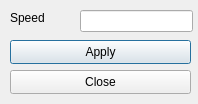
<?xml version="1.0" encoding="UTF-8"?>
<ui version="4.0">
 <class>SpeedDialog</class>
 <widget class="QDialog" name="SpeedDialog">
  <property name="geometry">
   <rect>
    <x>0</x>
    <y>0</y>
    <width>198</width>
    <height>104</height>
   </rect>
  </property>
  <property name="windowTitle">
   <string>Dialog</string>
  </property>
  <widget class="QLabel" name="label">
   <property name="geometry">
    <rect>
     <x>10</x>
     <y>10</y>
     <width>61</width>
     <height>16</height>
    </rect>
   </property>
   <property name="text">
    <string>Speed</string>
   </property>
  </widget>
  <widget class="QLineEdit" name="editSpeed">
   <property name="geometry">
    <rect>
     <x>80</x>
     <y>10</y>
     <width>113</width>
     <height>22</height>
    </rect>
   </property>
   <property name="text">
    <string> </string>
   </property>
  </widget>
  <widget class="QPushButton" name="applyButton">
   <property name="geometry">
    <rect>
     <x>10</x>
     <y>40</y>
     <width>181</width>
     <height>24</height>
    </rect>
   </property>
   <property name="text">
    <string>Apply</string>
   </property>
  </widget>
  <widget class="QPushButton" name="closeButton">
   <property name="geometry">
    <rect>
     <x>10</x>
     <y>70</y>
     <width>181</width>
     <height>24</height>
    </rect>
   </property>
   <property name="text">
    <string>Close</string>
   </property>
  </widget>
 </widget>
 <resources/>
 <connections/>
</ui>
